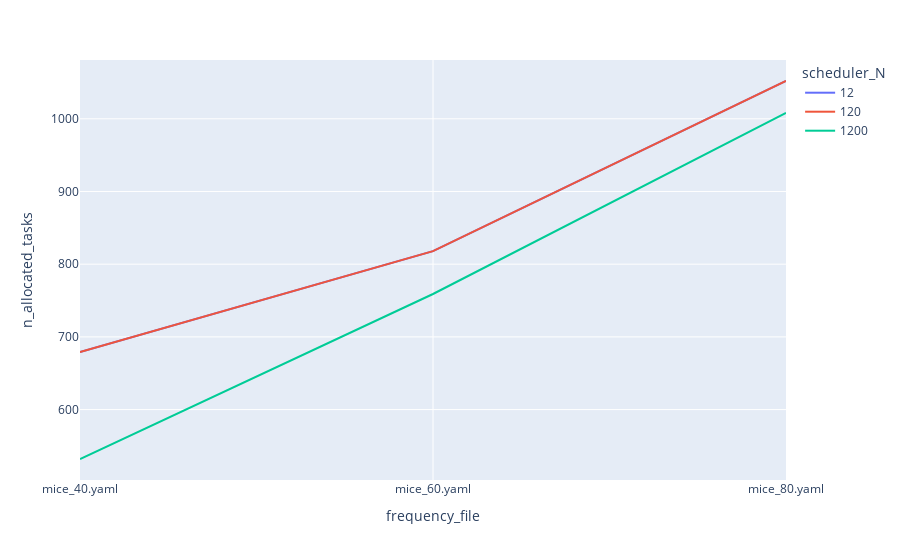

The notebook cell saved with this chart:
### Markdown cell above
#### DPF - BudgetUnlocking + Dominant_Shares
- Experiment using different values of N and different percentages of mice tasks

### Code cell
q1 = df.query("scheduler_metric == 'dominant_shares'").sort_values(["frequency_file", "scheduler_N"])
px.line(q1, x="frequency_file", y="n_allocated_tasks", color="scheduler_N")

# q2 = df.query("scheduler_metric == 'dominant_shares' and scheduler_N == 120 and frequency_file == 'mice_80.yaml'").sort_values(["task_scheduling_times"])
# x = pd.DataFrame(q2["task_scheduling_times"])
# x = np.array(x.values[0][0])
# x1 = x[np.where(x <= 0.001)]
# x2 = x[np.where(x <= 0.01)]
# x3 = x[np.where(x <= 0.1)]
# x4 = x[np.where(x <= 1)]

# px.bar(q2, x=[0.001, 0.01, 0.1, 1], y=[len(x1), len(x2), len(x3), len(x4)])

### Figure 1 — Plotly figure (JSON) as saved in the notebook; plotly's stock layout.template omitted (floating-point values rounded to 4 significant figures)
{"data": [{"hovertemplate": "scheduler_N=12<br>frequency_file=%{x}<br>n_allocated_tasks=%{y}<extra></extra>", "legendgroup": "12", "line": {"color": "#636efa", "dash": "solid"}, "marker": {"symbol": "circle"}, "mode": "lines", "name": "12", "orientation": "v", "showlegend": true, "type": "scatter", "x": ["mice_40.yaml", "mice_60.yaml", "mice_80.yaml"], "xaxis": "x", "y": [679, 818, 1052], "yaxis": "y"}, {"hovertemplate": "scheduler_N=120<br>frequency_file=%{x}<br>n_allocated_tasks=%{y}<extra></extra>", "legendgroup": "120", "line": {"color": "#EF553B", "dash": "solid"}, "marker": {"symbol": "circle"}, "mode": "lines", "name": "120", "orientation": "v", "showlegend": true, "type": "scatter", "x": ["mice_40.yaml", "mice_60.yaml", "mice_80.yaml"], "xaxis": "x", "y": [679, 818, 1052], "yaxis": "y"}, {"hovertemplate": "scheduler_N=1200<br>frequency_file=%{x}<br>n_allocated_tasks=%{y}<extra></extra>", "legendgroup": "1200", "line": {"color": "#00cc96", "dash": "solid"}, "marker": {"symbol": "circle"}, "mode": "lines", "name": "1200", "orientation": "v", "showlegend": true, "type": "scatter", "x": ["mice_40.yaml", "mice_60.yaml", "mice_80.yaml"], "xaxis": "x", "y": [532, 759, 1008], "yaxis": "y"}], "layout": {"legend": {"title": {"text": "scheduler_N"}, "tracegroupgap": 0}, "margin": {"t": 60}, "xaxis": {"anchor": "y", "domain": [0, 1], "title": {"text": "frequency_file"}}, "yaxis": {"anchor": "x", "domain": [0, 1], "title": {"text": "n_allocated_tasks"}}}}
